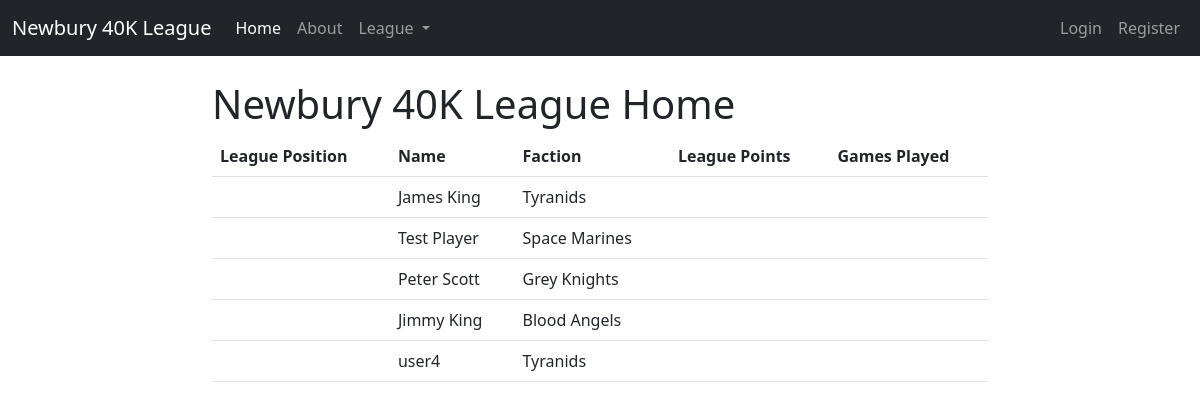
The page / on the database its author committed.
### league/models.py (models this page shows, shortened)
class Player(models.Model):
    user_id = models.OneToOneField(User, on_delete=models.CASCADE)
    name = models.CharField(max_length=50)
    email = models.EmailField(max_length=100)
    faction = models.TextField()

### league/views.py (the view)
# urls.py: 2. Add a URL to urlpatterns:  path('', views.home, name='home')
def home(request):
    players = models.Player.objects.all()
    context = {
        'players': players
    }
    return render(request, "league/home.html", context)

### league/templates/league/home.html
{% extends 'league/base.html' %}
{% block content %}
<h1>Newbury 40K League Home</h1>
    <table class="table">
        <thead>
          <tr>
            <th scope="col">League Position</th>
            <th scope="col">Name</th>
            <th scope="col">Faction</th>
            <th scope="col">League Points</th>
            <th scope="col">Games Played</th>
          </tr>
        </thead>
        {% for player in players %}
        <tbody>
          <tr>
            <th scope="row">{{ player.league_position }}</th>
            <td>{{ player.name }}</td>
            <td>{{ player.faction }}</td>
            <td>{{ player.league_points }}</td>
            <td>{{ player.games_played }}</td>
          </tr>
        </tbody>
        {% endfor %}
      </table>
{% endblock content %}

### rows shown on the page
Player: name "James King", faction "Tyranids"
Player: name "Test Player", faction "Space Marines"
Player: name "Peter Scott", faction "Grey Knights"
Player: name "Jimmy King", faction "Blood Angels"
Player: name "user4", faction "Tyranids"
